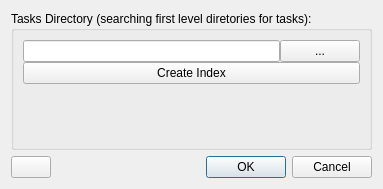
<?xml version="1.0" encoding="UTF-8"?>
<ui version="4.0">
 <class>RootPickerD</class>
 <widget class="QDialog" name="RootPickerD">
  <property name="geometry">
   <rect>
    <x>0</x>
    <y>0</y>
    <width>383</width>
    <height>189</height>
   </rect>
  </property>
  <property name="windowTitle">
   <string>Select Root</string>
  </property>
  <layout class="QVBoxLayout" name="verticalLayout">
   <item>
    <widget class="QGroupBox" name="groupBox_3">
     <property name="title">
      <string>Tasks Directory (searching first level diretories for tasks):</string>
     </property>
     <layout class="QVBoxLayout" name="verticalLayout_3">
      <property name="spacing">
       <number>0</number>
      </property>
      <item>
       <layout class="QHBoxLayout" name="horizontalLayout_3">
        <item>
         <widget class="QLineEdit" name="tasksDirLineEdit"/>
        </item>
        <item>
         <widget class="QPushButton" name="tasksDirButton">
          <property name="text">
           <string>...</string>
          </property>
         </widget>
        </item>
       </layout>
      </item>
      <item>
       <layout class="QHBoxLayout" name="horizontalLayout_4">
        <item>
         <widget class="QPushButton" name="pushButton">
          <property name="text">
           <string>Create Index</string>
          </property>
         </widget>
        </item>
       </layout>
      </item>
      <item>
       <widget class="QLabel" name="status">
        <property name="text">
         <string/>
        </property>
       </widget>
      </item>
     </layout>
    </widget>
   </item>
   <item>
    <layout class="QHBoxLayout" name="horizontalLayout">
     <item>
      <widget class="QPushButton" name="helpButton">
       <property name="text">
        <string/>
       </property>
      </widget>
     </item>
     <item>
      <widget class="QDialogButtonBox" name="buttonBox">
       <property name="orientation">
        <enum>Qt::Horizontal</enum>
       </property>
       <property name="standardButtons">
        <set>QDialogButtonBox::Cancel|QDialogButtonBox::Ok</set>
       </property>
      </widget>
     </item>
    </layout>
   </item>
  </layout>
 </widget>
 <resources/>
 <connections>
  <connection>
   <sender>buttonBox</sender>
   <signal>accepted()</signal>
   <receiver>RootPickerD</receiver>
   <slot>accept()</slot>
   <hints>
    <hint type="sourcelabel">
     <x>248</x>
     <y>254</y>
    </hint>
    <hint type="destinationlabel">
     <x>157</x>
     <y>274</y>
    </hint>
   </hints>
  </connection>
  <connection>
   <sender>buttonBox</sender>
   <signal>rejected()</signal>
   <receiver>RootPickerD</receiver>
   <slot>reject()</slot>
   <hints>
    <hint type="sourcelabel">
     <x>316</x>
     <y>260</y>
    </hint>
    <hint type="destinationlabel">
     <x>286</x>
     <y>274</y>
    </hint>
   </hints>
  </connection>
 </connections>
</ui>
